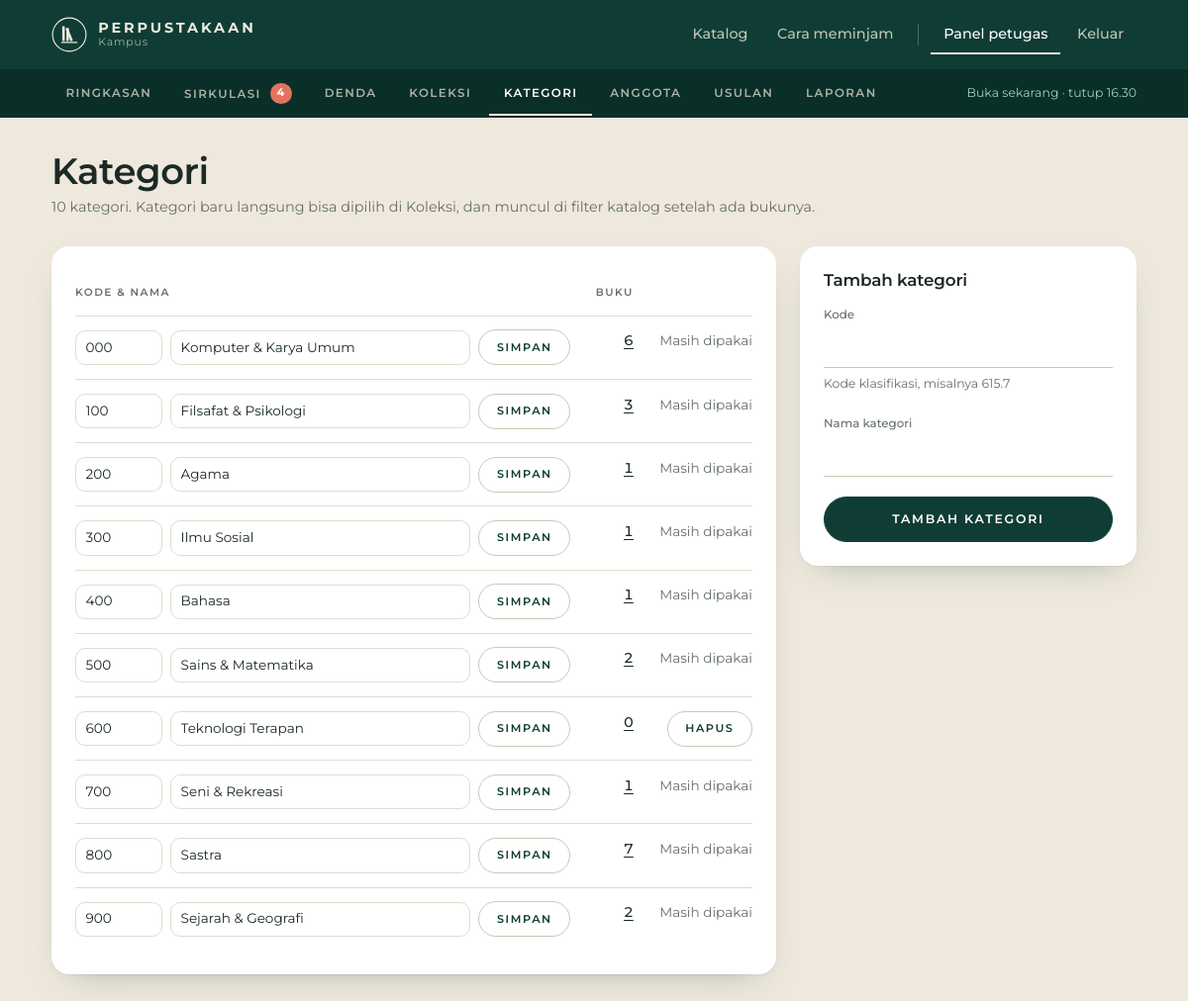
The page /admin/kategori.php (signed in) on the database as committed earlier.
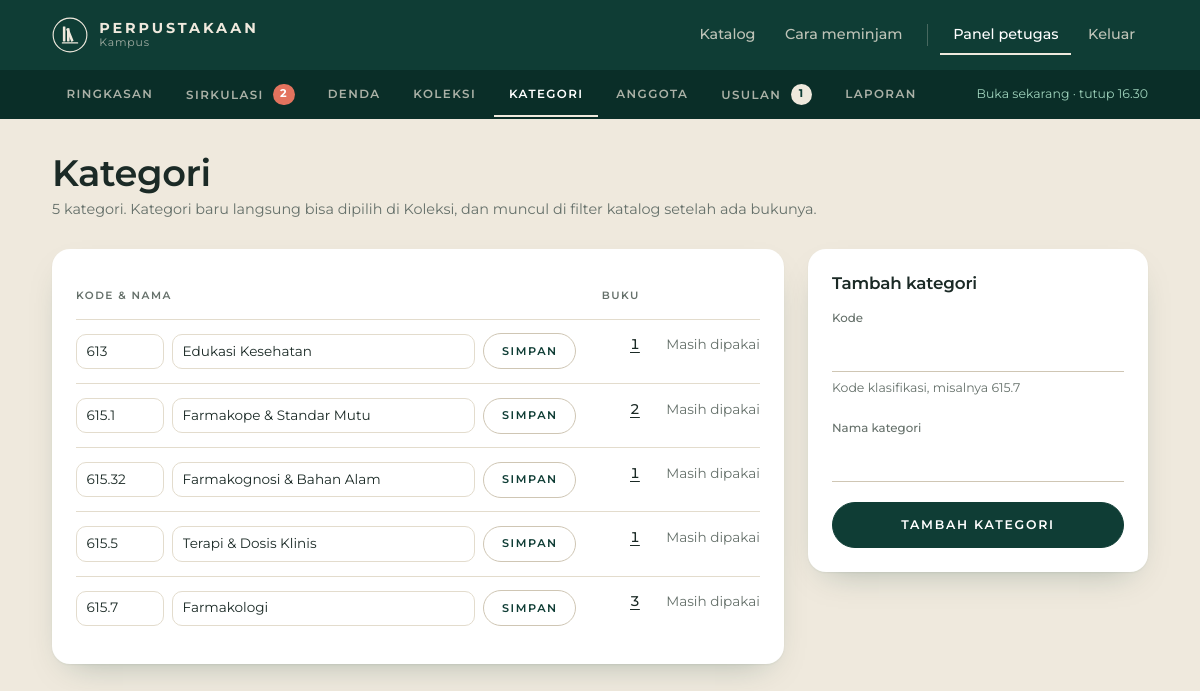
The same page on the database as committed later.
### tables this page shows
CREATE TABLE kategori (
  id INT AUTO_INCREMENT PRIMARY KEY,
  kode VARCHAR(10) NOT NULL UNIQUE,
  nama VARCHAR(80) NOT NULL
);

### admin/kategori.php (the view, shortened to what this page needs)
<?php
require __DIR__ . '/../config.php';
$in = ['kode' => '', 'nama' => ''];
$daftar = q('SELECT k.*, COUNT(b.id) jumlah FROM kategori k LEFT JOIN buku b ON b.kategori_id = k.id GROUP BY k.id ORDER BY k.kode')->fetchAll();
$admin = true;
$menu = 'kategori';
require __DIR__ . '/../partials/header.php';
?>
<div class="wrap admin">
  <div class="admin__head">
    <div><h1>Kategori</h1><p class="muted"><?= count($daftar) ?> kategori. Kategori baru langsung bisa dipilih di Koleksi, dan muncul di filter katalog setelah ada bukunya.</p></div>
  </div>
  <div class="circ circ--reverse">
    <section class="panel circ__list">
      <div class="table-wrap">
        <table class="table">
          <thead><tr><th>Kode &amp; nama</th><th class="num">Buku</th><th></th></tr></thead>
          <tbody>
          <?php foreach ($daftar as $k): ?>
            <tr>
              <td>
                <form class="row-form" method="post">
                  <input class="row-form__kode" id="kode-<?= $k['id'] ?>" name="kode" value="<?= e($k['kode']) ?>" maxlength="10" required>
                  <input id="nama-<?= $k['id'] ?>" name="nama" value="<?= e($k['nama']) ?>" maxlength="80" required>
                  <button class="btn btn--sm btn--ghost" name="simpan" value="<?= $k['id'] ?>">Simpan</button>
                </form>
              </td>
              <td class="num"><a href="<?= url('katalog.php?kelas=' . rawurlencode($k['kode'])) ?>"><?= (int) $k['jumlah'] ?></a></td>
              <td class="actions">
                <?php if ($k['jumlah']): ?>
                  <span class="muted small">Masih dipakai</span>
                <?php else: ?>
                  <form method="post" data-confirm="Hapus kategori “<?= e($k['nama']) ?>”?">
                    <button class="btn btn--sm btn--ghost" name="hapus" value="<?= $k['id'] ?>">Hapus</button>
                  </form>
                <?php endif ?>
              </td>
            </tr>
          <?php endforeach ?>
          </tbody>
        </table>
      </div>
    </section>
    <section class="panel circ__form">
      <h2 class="panel__title">Tambah kategori</h2>
      <form method="post" class="form" novalidate>
        <div class="field"><label for="kode">Kode</label><input id="kode" name="kode" value="<?= e($in['kode']) ?>" maxlength="10" required>
          <p class="field__hint">Kode klasifikasi, misalnya 615.7</p></div>
        <div class="field"><label for="nama">Nama kategori</label><input id="nama" name="nama" value="<?= e($in['nama']) ?>" maxlength="80" required></div>
        <button class="btn btn--block" name="simpan" value="0">Tambah kategori</button>
      </form>
    </section>
  </div>
</div>
<?php require __DIR__ . '/../partials/footer.php'; ?>

### partials/header.php (shortened to what this page needs)
<?php
$u = user();
[$buka, $statusLayanan] = status_layanan();
$menu ??= '';
$admin ??= false;
$navAktif = fn(string $k) => $menu === $k ? ' aria-current="page"' : '';
$jmlMenunggu = $admin ? (int) q('SELECT COUNT(*) FROM peminjaman WHERE tgl_kembali IS NULL AND (tgl_ambil IS NULL OR tgl_ajuan IS NOT NULL)')->fetchColumn() : 0;
$jmlUsulan = $admin ? (int) q('SELECT COUNT(*) FROM usulan WHERE status = "baru"')->fetchColumn() : 0;
?>
<!doctype html>
<html lang="id">
<head>
<link rel="stylesheet" href="<?= url('assets/style.css') ?>">
</head>
<body class="<?= $admin ? 'is-admin' : '' ?>">
<header class="topbar">
  <div class="wrap topbar__in">
    <a class="brand" href="<?= url('index.php') ?>">
      <?= logo('brand__mark') ?>
      <span class="brand__text">Perpustakaan<small>Kampus</small></span>
    </a>
    <nav class="nav" id="nav" aria-label="Utama">
      <a href="<?= url('katalog.php') ?>"<?= $navAktif('katalog') ?>>Katalog</a>
      <a href="<?= url('index.php#cara-pinjam') ?>">Cara meminjam</a>
      <?php if ($u): ?>
        <?php if ($u['role'] === 'admin'): ?>
          <a href="<?= url('admin/index.php') ?>"<?= $admin ? ' aria-current="page"' : '' ?>>Panel petugas</a>
        <?php endif ?>
        <a href="<?= url('logout.php') ?>">Keluar</a>
      <?php else: ?>
        <a href="<?= url('login.php') ?>"<?= $navAktif('login') ?>>Masuk</a>
        <a class="btn btn--sm btn--light" href="<?= url('daftar.php') ?>">Daftar anggota</a>
      <?php endif ?>
    </nav>
  </div>
  <?php if ($admin): ?>
  <div class="subnav">
    <div class="wrap subnav__in" aria-label="Panel petugas">
      <a href="<?= url('admin/index.php') ?>"<?= $navAktif('dash') ?>>Ringkasan</a>
      <a href="<?= url('admin/sirkulasi.php') ?>"<?= $navAktif('sirkulasi') ?>>Sirkulasi<?php if ($jmlMenunggu): ?>
        <span class="nav__badge is-late" title="<?= $jmlMenunggu ?> menunggu diambil atau dicek"><?= $jmlMenunggu ?><span class="sr-only"> menunggu diambil atau dicek</span></span><?php endif ?></a>
      <a href="<?= url('admin/denda.php') ?>"<?= $navAktif('denda') ?>>Denda</a>
      <a href="<?= url('admin/buku.php') ?>"<?= $navAktif('buku') ?>>Koleksi</a>
      <a href="<?= url('admin/kategori.php') ?>"<?= $navAktif('kategori') ?>>Kategori</a>
      <a href="<?= url('admin/anggota.php') ?>"<?= $navAktif('anggota') ?>>Anggota</a>
      <a href="<?= url('admin/usulan.php') ?>"<?= $navAktif('usulan') ?>>Usulan<?php if ($jmlUsulan): ?>
        <span class="nav__badge" title="<?= $jmlUsulan ?> usulan baru"><?= $jmlUsulan ?><span class="sr-only"> usulan baru</span></span><?php endif ?></a>
      <a href="<?= url('admin/laporan.php') ?>"<?= $navAktif('laporan') ?>>Laporan</a>
      <span class="subnav__status <?= $buka ? 'is-open' : '' ?>"><?= e($statusLayanan) ?></span>
    </div>
  </div>
  <?php endif ?>
</header>
<main id="isi">

### config.php (shortened to what this page needs)
<?php
function url(string $path = ''): string { return BASE . '/' . $path; }
function db(): PDO
{
    static $pdo;
    if (!$pdo) {
        try {
            $pdo = new PDO('mysql:host=' . DB_HOST . ';port=' . DB_PORT . ';dbname=' . DB_NAME . ';charset=utf8mb4', DB_USER, DB_PASS, [
                PDO::ATTR_ERRMODE => PDO::ERRMODE_EXCEPTION,
                PDO::ATTR_DEFAULT_FETCH_MODE => PDO::FETCH_ASSOC,
            ]);
        } catch (PDOException $e) {
            http_response_code(500);
            exit('<p style="font:16px sans-serif;padding:2rem">Database belum tersambung. Jalankan MySQL dan import <code>database.sql</code>, lalu cek pengaturan di <code>config.php</code>.</p>');
        }
    }
    return $pdo;
}
function q(string $sql, array $args = []): PDOStatement
{
    $st = db()->prepare($sql);
    $st->execute($args);
    return $st;
}
function e(?string $s): string { return htmlspecialchars((string) $s, ENT_QUOTES, 'UTF-8'); }
function user(): ?array { return $_SESSION['user'] ?? null; }
function status_layanan(): array
{
    $jam = JAM_LAYANAN[(int) date('N')];
    $now = date('H:i');
    if ($jam && $now >= $jam[0] && $now < $jam[1]) return [true, 'Buka sekarang · tutup ' . str_replace(':', '.', $jam[1])];
    return [false, 'Tutup sekarang'];
}
function logo(string $kelas = ''): string
{
    return '<svg class="logo ' . $kelas . '" viewBox="0 0 48 48" aria-hidden="true" fill="currentColor">'
        . '<circle cx="24" cy="24" r="22.5" fill="none" stroke="currentColor" stroke-width="1.5"/>'
        . '<rect x="14.5" y="12.5" width="3.4" height="20" rx=".6"/><rect x="20" y="15" width="3.4" height="17.5" rx=".6"/>'
        . '<rect x="25.6" y="14" width="3.4" height="18.5" rx=".6" transform="rotate(-22 27.3 32.5)"/>'
        . '<rect x="13" y="33.6" width="22" height="1.8" rx=".9"/></svg>';
}

### partials/footer.php (shortened to what this page needs)
</main>
</body>
</html>

Rows that differ between the two databases and show on the page:
removed kategori: kode "100", nama "Filsafat & Psikologi", $k['id'] 2 (drawn), jumlah "3", shows "Masih dipakai"
removed kategori: kode "200", nama "Agama", $k['id'] 3 (drawn), jumlah "1", shows "Masih dipakai"
removed kategori: kode "300", nama "Ilmu Sosial", $k['id'] 4 (drawn), jumlah "1", shows "Masih dipakai"
removed kategori: kode "400", nama "Bahasa", $k['id'] 5 (drawn), jumlah "1", shows "Masih dipakai"
removed kategori: kode "500", nama "Sains & Matematika", $k['id'] 6 (drawn), jumlah "2", shows "Masih dipakai"
removed kategori: kode "600", nama "Teknologi Terapan", $k['id'] 7 (drawn), jumlah "0"
removed kategori: kode "700", nama "Seni & Rekreasi", $k['id'] 8 (drawn), jumlah "1", shows "Masih dipakai"
removed kategori: kode "800", nama "Sastra", $k['id'] 9 (drawn), jumlah "7", shows "Masih dipakai"
removed kategori: kode "900", nama "Sejarah & Geografi", $k['id'] 10 (drawn), jumlah "2", shows "Masih dipakai"
added kategori: kode "613", nama "Edukasi Kesehatan", $k['id'] 5 (drawn), jumlah "1", shows "Masih dipakai"
changed kategori: kode "000" → "615.1"; nama "Komputer & Karya Umum" → "Farmakope & Standar Mutu"; jumlah "6" → "2"
added kategori: kode "615.32", nama "Farmakognosi & Bahan Alam", $k['id'] 2 (drawn), jumlah "1", shows "Masih dipakai"
added kategori: kode "615.5", nama "Terapi & Dosis Klinis", $k['id'] 3 (drawn), jumlah "1", shows "Masih dipakai"
added kategori: kode "615.7", nama "Farmakologi", $k['id'] 4 (drawn), jumlah "3", shows "Masih dipakai"
Other text that changed with them:
$jmlMenunggu: "4" → "2"
$jmlUsulan: (not shown) → "1"
count($daftar): "10" → "5"
